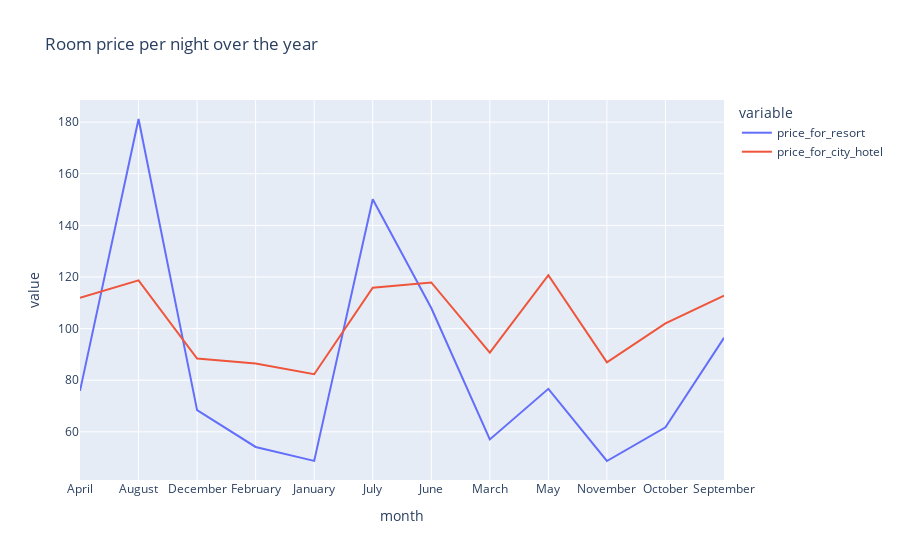

Notebook source saved alongside this figure:
### Code cell
# plot graph
px.line(final,
        x='month',
        y=['price_for_resort','price_for_city_hotel'],
        title='Room price per night over the year')

### Figure 1 — Plotly figure (JSON) as saved in the notebook; plotly's stock layout.template omitted (floating-point values rounded to 4 significant figures)
{"data": [{"hovertemplate": "variable=price_for_resort<br>month=%{x}<br>value=%{y}<extra></extra>", "legendgroup": "price_for_resort", "line": {"color": "#636efa", "dash": "solid"}, "marker": {"symbol": "circle"}, "mode": "lines", "name": "price_for_resort", "orientation": "v", "showlegend": true, "type": "scatter", "x": ["April", "August", "December", "February", "January", "July", "June", "March", "May", "November", "October", "September"], "xaxis": "x", "y": [75.87, 181.2, 68.41, 54.15, 48.76, 150.1, 108.0, 57.06, 76.66, 48.71, 61.78, 96.42], "yaxis": "y"}, {"hovertemplate": "variable=price_for_city_hotel<br>month=%{x}<br>value=%{y}<extra></extra>", "legendgroup": "price_for_city_hotel", "line": {"color": "#EF553B", "dash": "solid"}, "marker": {"symbol": "circle"}, "mode": "lines", "name": "price_for_city_hotel", "orientation": "v", "showlegend": true, "type": "scatter", "x": ["April", "August", "December", "February", "January", "July", "June", "March", "May", "November", "October", "September"], "xaxis": "x", "y": [112.0, 118.7, 88.4, 86.52, 82.33, 115.8, 117.9, 90.66, 120.7, 86.95, 102.0, 112.8], "yaxis": "y"}], "layout": {"legend": {"title": {"text": "variable"}, "tracegroupgap": 0}, "title": {"text": "Room price per night over the year"}, "xaxis": {"anchor": "y", "domain": [0, 1], "title": {"text": "month"}}, "yaxis": {"anchor": "x", "domain": [0, 1], "title": {"text": "value"}}}}
